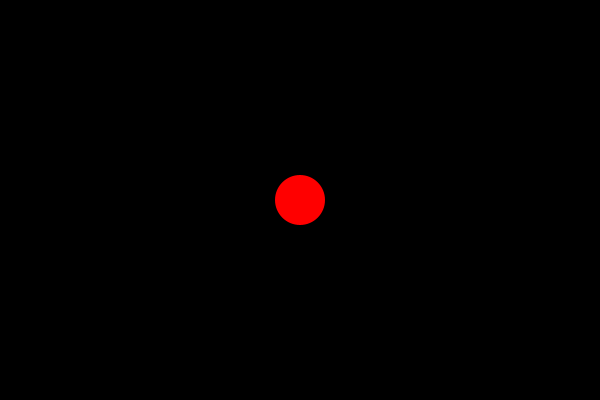
Frame 1 (no input)
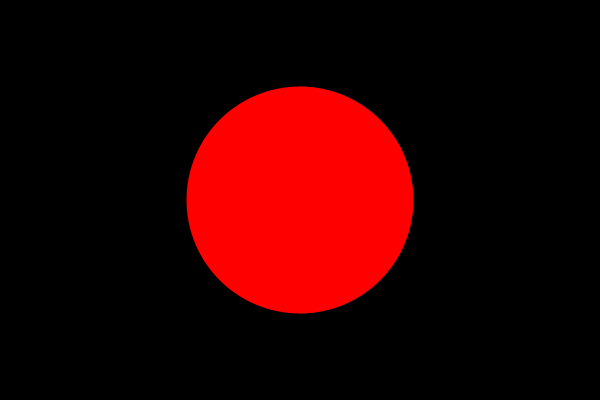
Frame 60 (the mouse pressed at the canvas centre just before this capture)
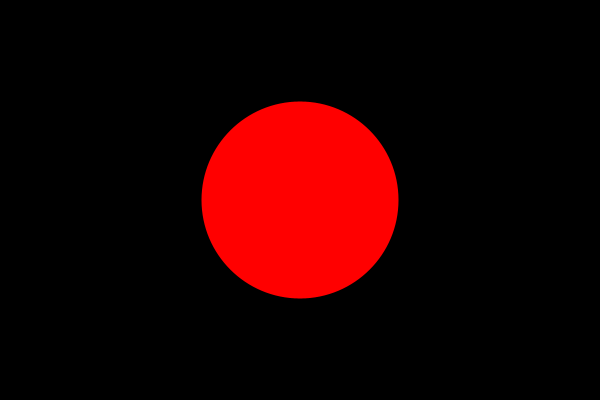
Frame 120 (the mouse held since frame 60 and released just before this capture)

The Processing sketch that drew these frames (run headless with seeded random() and noise(); from frame 60 on, the mouse is pressed at the canvas centre):

// Processing sketch: processing_106963
// ── processing_106963.pde

int px;
int py;
int raio;
int minRaio;
int maxRaio;
int vx;
void setup() {
  size(600, 400);
  background(0, 0, 0);
  noStroke();
  px      = width / 2;
  py      = height / 2;
  raio    = 50;
  vx      = 3;
  minRaio = 50;
  maxRaio = 300;
}   

void draw() {
  background(0, 0, 0);
  fill(255, 0, 0);
  ellipse(px, py, raio, raio);
  raio += vx;  // raio = raio + vx;
  if (raio > maxRaio || raio < minRaio) {
    vx *= (-1);
  }
}
